Frame 1 (no input): blank canvas, image omitted
Frame 60 (no input): blank canvas, image omitted
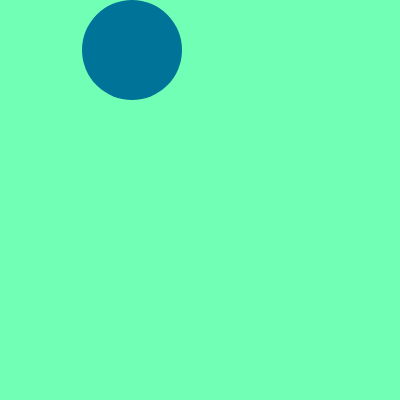
Frame 120 (the mouse pressed at the canvas centre since frame 60)

The p5.js sketch whose frames 1 and 60 were blank and that drew this single picture after the mouse press (run headless with seeded random() and noise() and a simulated clock; from frame 60 on, the mouse is pressed at the canvas centre):

// p5.js sketch
// ── sketch.js
var x = 50;
var dirX = 1;
var velX = 10;
var tamX=50;
var x2= 0;
var y2=0;
var x3 = 0;
var y3 = 0;
var x4 = 0;
var y4 = 0;
var y = 50;
var y3 = 0;
var x5 = 0;
var y5 = 0;
var x6 = 0;
var y6 = 0;
var x7 = 0;
var y7 = 0;
var x8 = 0;
var y8 = 8;
var x9 = 0;
var y9 = 0;

var dirY = 1;
var velY = 10;
var tamY=50;

var tamX2 = 0;
var tamX3 = 0;
var tamX4 = 0;
var tamY2 = 0;
var tamY3 = 0;
var tamY4 = 0;
var tamX5 = 0;
var tamY5= 0;
var tamX9 = 0;
var tamY9 = 0;
function setup() { 
  createCanvas(400, 400);
} 

function draw() { 
  background(113,255,182);
if (millis() > 600 && millis() < 750) {
    noStroke();
    fill(122,200,204);
    ellipse(x + 15, 110, 100, 100);
}
if (millis() > 850 && millis() < 950) {
    noStroke();
    fill(122,200,204);
    ellipse(x + 150, 110, 100, 100);
}
if (millis() > 1000 && millis() < 1150) {
    noStroke();
    fill(122,200,204);
    ellipse(x + 284,110, 100, 100);
}
//// de derececha a izquierda
  if (millis() > 1300 && millis() <1450) {
    noStroke();
    fill(122,200,204);
    ellipse(x + 284, 300, 100, 100);
}

 if (millis() > 1550 && millis() <1650) {
    noStroke();
    fill(122,200,204);
    ellipse(x + 150, 300, 100, 100);
}

   if (millis() > 1750 && millis() <1850) {
    noStroke();
    fill(122,200,204);
    ellipse(x + 15, 300, 100, 100);
}
/// circulos de arriba hacia abajo
  
    if (millis() > 1950&&millis()<5000){
    noStroke();
    fill(0,115,153);
    ellipse(132,y,100,100);
}
  
   if (millis() > 2200&&millis()<5000){
    noStroke();
    fill(0,125,153);
    ellipse(132,y+100,100,100);
}
   if (millis() > 2450&&millis()<5000){
    noStroke();
    fill(0,135,153);
    ellipse(132,y+200,100,100);
}
  if (millis() > 2700&&millis()<5000){
    noStroke();
    fill(0,145,153);
    ellipse(132,y+300,100,100);
}
  
/// circulos abaajo hacia arriba
  
  if (millis() > 2800&&millis()<5000){
    noStroke();
    fill(0,155,153);
    ellipse(267,y+300,100,100);
}

  if (millis() > 3000&&millis()<5000){
    noStroke();
    fill(0,165,153);
    ellipse(267,y+200,100,100);  
}
  
  if (millis() > 3200&&millis()<5000){
    noStroke();
    fill(0,175,153);
    ellipse(267,y+100,100,100);  
}  
    if (millis() > 3400&&millis()<5000){
    noStroke();
    fill(0,185,153);
    ellipse(267,y,100,100);  
}  
  
/// circulo que sale de la mitad
    
  if (millis() > 3500&&millis()<15000){
    noStroke();
    fill(0,200,153);
    ellipse(x+150,y+150,tamX+50,tamY+50);  
    tamX=tamX+25;
    tamY=tamY+25;
}  
/// cuadrados dearriba hacia abajo
    
    if(millis () > 3800&&millis()<11000){
      noStroke();
      fill(0,255,255);
      rect(x2+56,y2+400,50,tamY2+50);
      tamY2=tamY2 - 21;
}
  
   if(millis () > 4600&&millis()<11000){
      noStroke();
      fill(0,255,255);
      rect(x3+300,y3+0,tamX3+50,tamY3+50);
      tamY3=tamY3 + 21;
}
  
/// circulos del centro
  
  if (millis() > 5200 && millis() < 8000) {
    noStroke();
    fill(31,255,96);
    ellipse(156, 150, 32, 32);
}
  
  if (millis() > 5300 && millis() < 8000) {
    noStroke();
    fill(31,255,106);
    ellipse(196, 150, 32, 32);
}
  
  if (millis() > 5500 && millis() <8000) {
    noStroke();
    fill(31,255,116);
    ellipse(236, 150, 32, 32);
}
  
   if (millis() > 5700 && millis() <8000) {
    noStroke();
    fill(31,255,126);
    ellipse(236, 200, 32, 32);
}
  
   if (millis() > 5900 && millis() <8000) {
    noStroke();
    fill(31,255,136);
    ellipse(236, 150, 32, 32);
}
   if (millis() > 6100 && millis() <8000) {
    noStroke();
    fill(31,255,146);
    ellipse(196, 200, 32, 32);
}
 
  if (millis() > 6300 && millis() <8000) {
    noStroke();
    fill(31,255,156);
    ellipse(156, 200, 32, 32);
}
  
  if (millis() > 6500 && millis() <8000) {
    noStroke();
    fill(31,255,166);
    ellipse(156, 250, 32, 32);
}
  if (millis() > 6700 && millis() <8000) {
    noStroke();
    fill(31,255,176);
    ellipse(196, 250, 32, 32);
}
  if (millis() > 6900 && millis() <8000) {
    noStroke();
    fill(31,255,186);
    ellipse(236, 250, 32, 32);
}
  
/// rectangulos de izquierda a derecha
  
     if(millis () > 7200&&millis()<11000){
      noStroke();
      fill(0,255,255);
      rect(x4+400,y4+57,tamX4,tamY4+50);
      tamX4=tamX4 - 21;
}
  
   if(millis () > 7800&&millis()<11000){
      noStroke();
      fill(0,255,255);
      rect(x5,y5+300,tamX5+50,tamY5+50);
      tamX5=tamX5 + 21;
}
/// trinagulos
   if (millis() > 9050 && millis() < 10400) {
    noStroke();
    fill(255, 195, 25);
    triangle(x6, y6+59, x6, y6+100, x6+50, y6+80);
    x6= x6 + (11 * dirX);
}
  if (millis() > 9500 && millis() < 10400) {
    noStroke();
    fill(255, 195, 25);
    triangle(x7 + 302, y7, x7 + 315, y7 + 34, x7+328, y7);
    y7= y7 +(11 * dirY);
}
   if (millis() > 10000&& millis() < 12000) {
    noStroke();
    fill(255, 195, 25);
    triangle(x8+400,303, x8+400,329, x8+366, 316);
    x8= x8 -(11 * dirX);
}
    if (millis() > 10500 && millis() < 12000) {
    noStroke();
    fill(255, 195, 25);
    triangle(58, y8+400, 85, y8 + 400, 71, y8+366);
    y8= y8 -(11 * dirY);
}
  
/// cuadrados de la mitad 
  
  if (millis() > 11700 && millis() < 15000) {
    noStroke();
    fill(50,99,215);
    rect(12,15,171,171);
}
 if (millis() > 12000 && millis() < 15000) {
    noStroke();
    fill(50,109,215);
    rect(211,210,171,171);
}
  if (millis() > 12300 && millis() < 15000) {
    noStroke();
    fill(50,119,215);
    rect(121,121,147,147);
}
  
  if (millis() > 12600 && millis() < 15000) {
    noStroke();
    fill(50,129,215);
    rect(211,15,171,171);
}
   if (millis() > 12900 && millis() < 15000) {
    noStroke();
    fill(50,139,215);
    rect(12,210,171,171);
}
 
    if (millis() > 12900 && millis() < 15000) {
    noStroke();
    fill(50,139,215);
    rect(158,158,72,72);
}
/// circulos dentro de cuadrados
  
  
   if (millis() > 13200 && millis() <15000) {
    noStroke();
    fill(108,144,215);
    ellipse(98, 101, 77, 77);
}
  
   if (millis() > 13400 && millis() <15000) {
    noStroke();
    fill(108,144,215);
    ellipse(296,101, 77, 77);
}
   
   if (millis() > 13600 && millis() <15000) {
    noStroke();
    fill(108,144,215);
    ellipse(98,296, 77, 77);
}
  
   
   if (millis() > 13800 && millis() <15000) {
    noStroke();
    fill(108,144,215);
    ellipse(296,296, 25, 25);
}
  
  if (millis() > 14000 && millis() <15000) {
    noStroke();
    fill(108,144,215);
    ellipse(141,140, 25, 25);
}
  if (millis() > 14200 && millis() <15000) {
    noStroke();
    fill(108,144,215);
    ellipse(141,248, 25, 25);
}
  if (millis() > 14400 && millis() <15000) {
    noStroke();
    fill(108,144,215);
    ellipse(248,248, 25, 25);
}
  if (millis() > 14600 && millis() <15000) {
    noStroke();
    fill(108,144,215);
    ellipse(248,140, 25, 25);
}
  
  if (millis() > 14800&&millis()<15000){
    noStroke();
    fill(0,200,153);
    ellipse(x9+194,y9+194,tamX9+50,tamY9+50);  
    tamX9=tamX9+25;
    tamY9=tamY9+25;
}  
  
  
  
  
}
